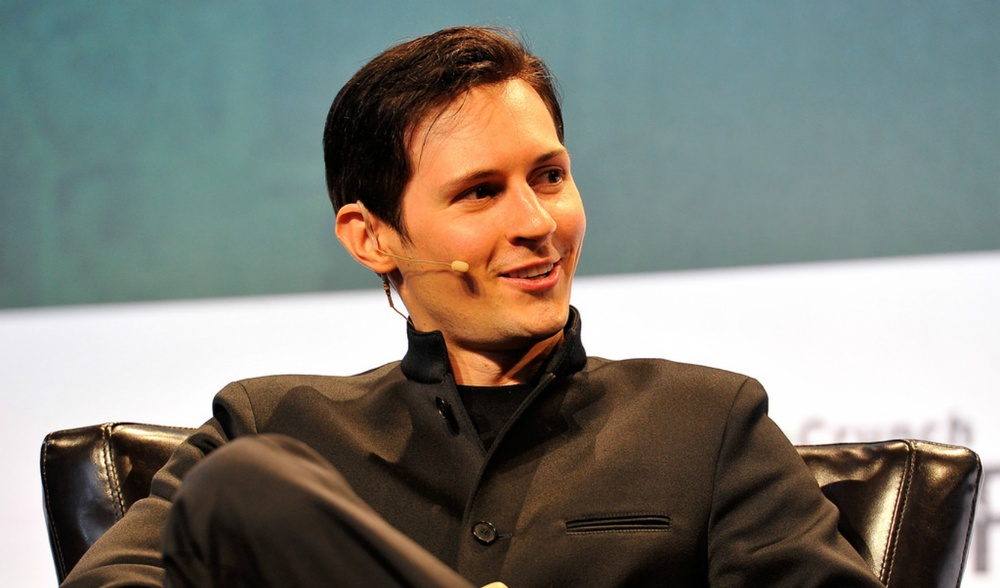
#> input picture lab1/image1.jpg, 1000 x 588 px, shrunk from 1360 x 800 before the run
$ python main.py
#> lines starting #> are read from the running program, lines starting #| are printed output that depends on the picture; after the words box and inside, x2 and y2 are one past the last pixel; in counts of white or black regions, pixels touching at a corner belong together
import cv2

# Загрузка классификатора для обнаружения лиц
face_cascade = cv2.CascadeClassifier(cv2.data.haarcascades + 'haarcascade_frontalface_default.xml')

# Загрузка изображений
image = cv2.imread('image1.jpg')
#> image is the input picture: shape (588, 1000, 3); mean B, G, R 117.9, 126.4, 126.9
image_2 = cv2.imread('image2.jpg')
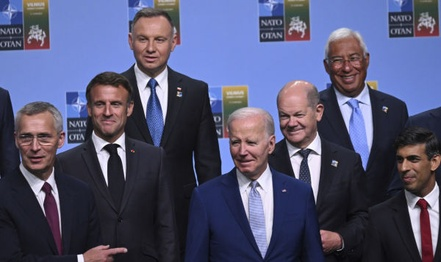
#> input picture lab1/image2.jpg, 441 x 262 px, shrunk from 600 x 356 before the run
#> image_2 is the input picture: shape (262, 441, 3); mean B, G, R 113.7, 84.7, 83.8

# Проверка загрузки изображений
if image is None or image_2 is None:
    print("Ошибка: не удалось загрузить одно или оба изображения.")
    exit()

# Преобразование изображения в оттенки серого
gray_image = cv2.cvtColor(image, cv2.COLOR_BGR2GRAY)
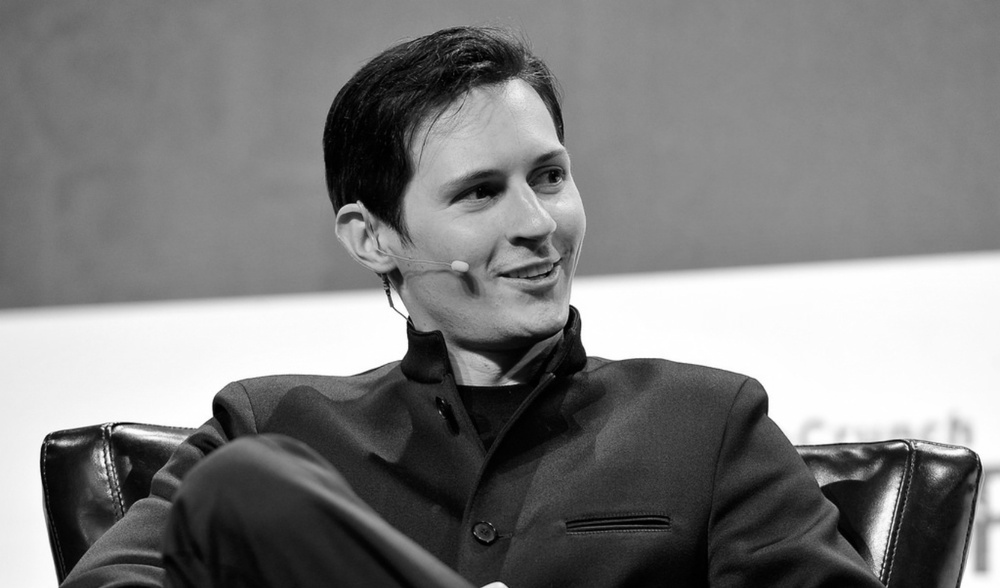
#> gray_image: shape (588, 1000); min 0, max 255, mean 125.6
gray_image_2 = cv2.cvtColor(image_2, cv2.COLOR_BGR2GRAY)
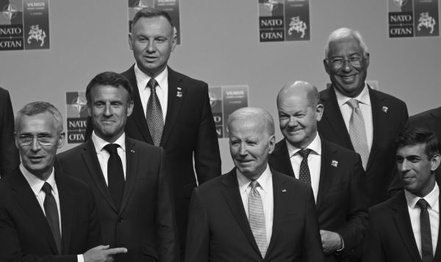
#> gray_image_2: shape (262, 441); min 0, max 254, mean 87.7
# Обнаружение лиц на изображении
faces = face_cascade.detectMultiScale(gray_image, scaleFactor=1.1, minNeighbors=5,
minSize=(30, 30))
#> faces = [[392, 91, 242, 242]]
faces_2 = face_cascade.detectMultiScale(gray_image_2, scaleFactor=1.1, minNeighbors=5,
minSize=(30, 30))
#> faces_2 = [[85, 85, 47, 47], [220, 124, 47, 47], [125, 18, 52, 52], [272, 100, 40, 40], [8, 116, 54, 54], [382, 140, 50, 50]]
# Отрисовка прямоугольника вокруг обнаруженных лиц
for (x, y, w, h) in faces:
 cv2.rectangle(image, (x, y), (x+w, y+h), (255, 0, 0), 2)
#> this loop made 1 pass
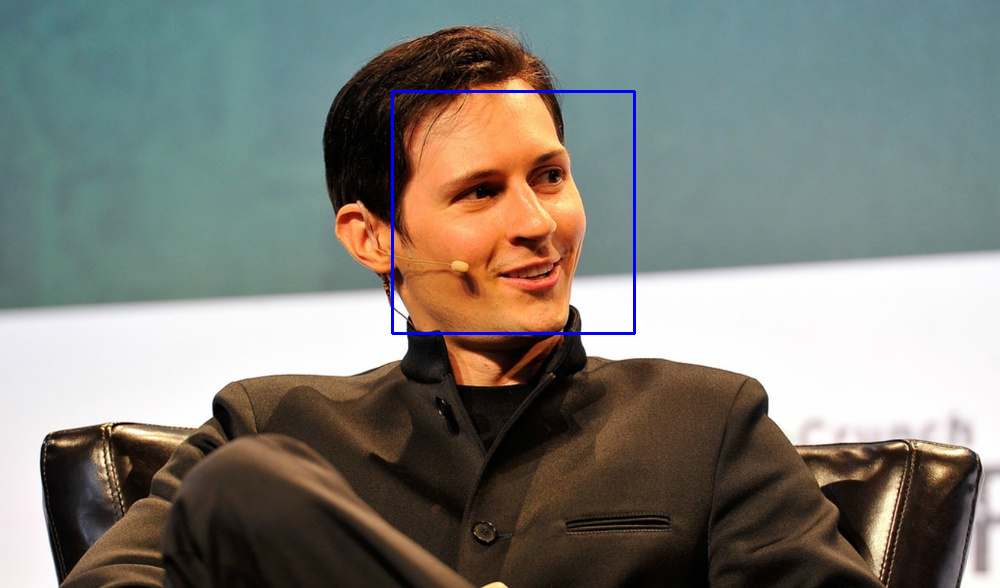
#> image: shape (588, 1000, 3); 0.49% of pixels changed, all inside (x1, y1, x2, y2) = (391, 90, 636, 335)
for (x, y, w, h) in faces_2:
 cv2.rectangle(image_2, (x, y), (x+w, y+h), (155, 0, 0), 2)
#> this loop made 6 passes
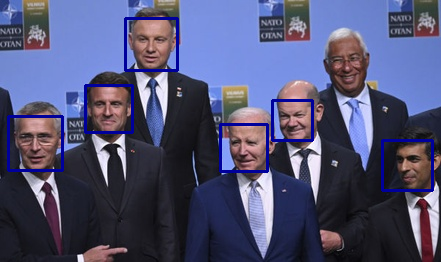
#> image_2: shape (262, 441, 3); 2.99% of pixels changed, all inside (x1, y1, x2, y2) = (7, 17, 434, 192)
# Отображение изображения с выделенными лицами
4
cv2.imshow('Detected 1 Faces', image)
cv2.imshow('Detected 2 Faces', image_2)
cv2.waitKey(0)
cv2.destroyAllWindows()
